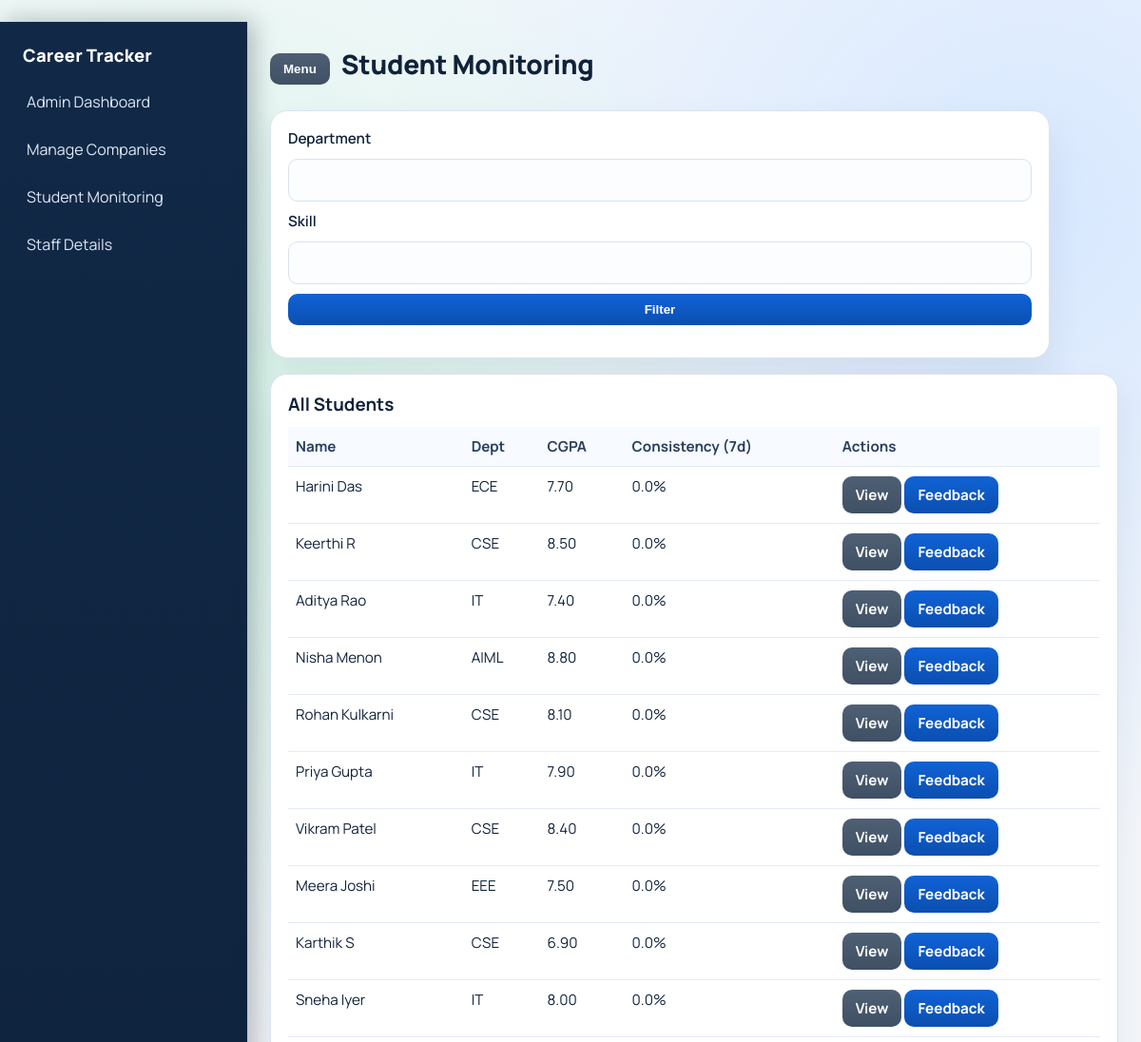
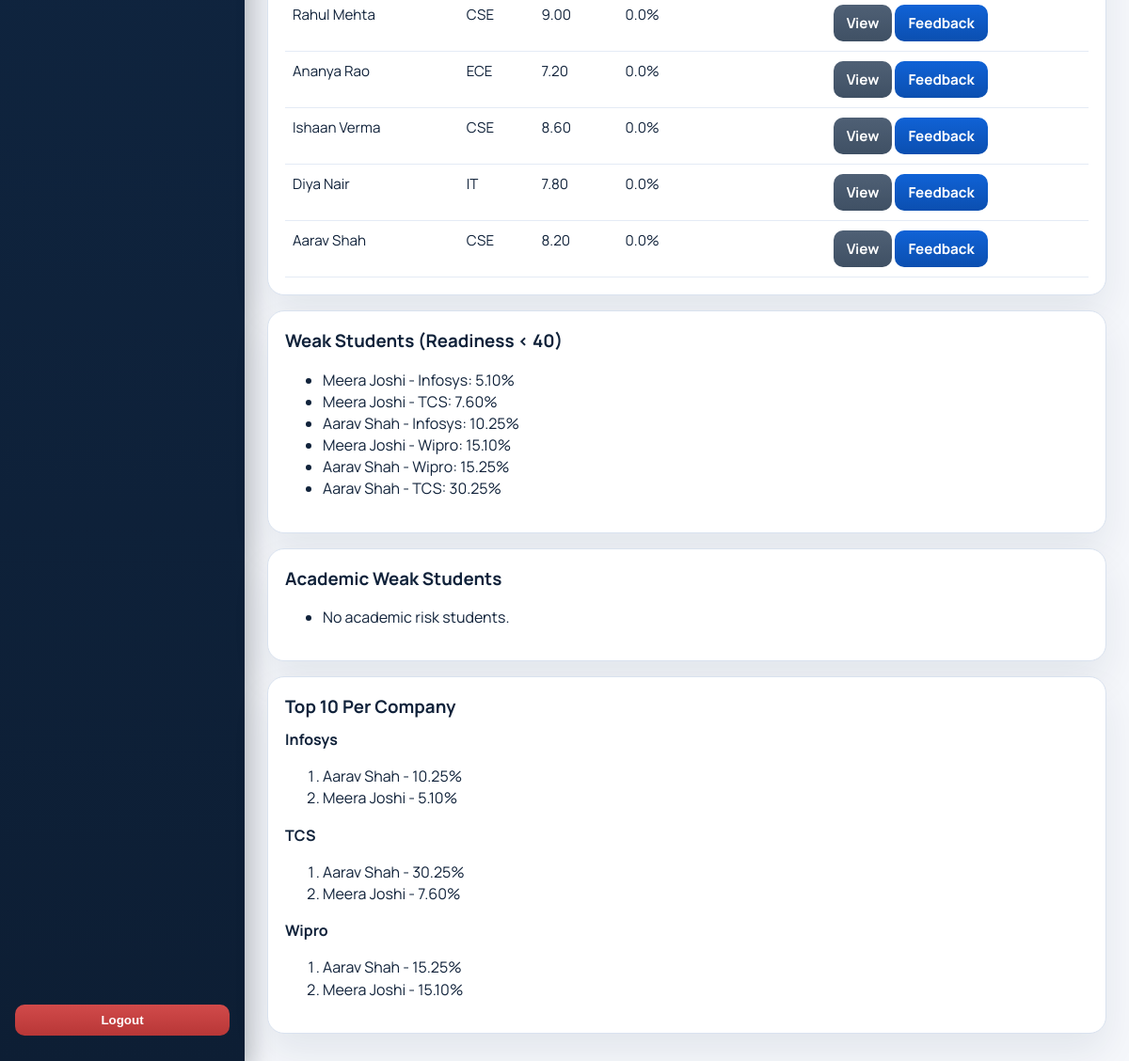
/admin/students (signed in), run on the app's committed database (2 pictures, top to bottom).
### models.py (models this page shows, shortened)
class Student(db.Model):
    __tablename__ = "students"
    id = db.Column(db.Integer, db.ForeignKey("users.id"), primary_key=True)
    full_name = db.Column(db.String(100))
    department = db.Column(db.String(50))
    cgpa = db.Column(db.Numeric(3, 2))
    skills = db.Column(db.Text)
    linkedin_url = db.Column(db.String(255))
    github_url = db.Column(db.String(255))
    resume_path = db.Column(db.String(255))
    profile_pic_path = db.Column(db.String(255))
    streak_current = db.Column(db.Integer, default=0, nullable=False)
    streak_longest = db.Column(db.Integer, default=0, nullable=False)
    last_logged_date = db.Column(db.Date)
    user = relationship("User", back_populates="student_profile")
    projects = relationship("Project", back_populates="student", cascade="all, delete-orphan")
    certificates = relationship("Certificate", back_populates="student", cascade="all, delete-orphan")
    logs = relationship("DailyLog", back_populates="student", cascade="all, delete-orphan")
    assessments = relationship("Assessment", back_populates="student", cascade="all, delete-orphan")
    readiness_scores = relationship("ReadinessScore", back_populates="student", cascade="all, delete-orphan")
    academic_profile = relationship("AcademicProfile", uselist=False, back_populates="student", cascade="all, delete-orphan")
    subject_records = relationship("StudentSubjectRecord", back_populates="student", cascade="all, delete-orphan")
    backlogs = relationship("AcademicBacklog", back_populates="student", cascade="all, delete-orphan")
    academic_events = relationship("AcademicEvent", back_populates="student", cascade="all, delete-orphan")
    academic_documents = relationship("AcademicDocument", back_populates="student", cascade="all, delete-orphan")

class Company(db.Model):
    __tablename__ = "companies"
    id = db.Column(db.Integer, primary_key=True)
    name = db.Column(db.String(100), nullable=False, index=True)
    drive_date = db.Column(db.Date, index=True)
    required_skills = db.Column(db.Text)
    eligibility_criteria = db.Column(db.Text)
    focus_topics = db.Column(db.Text)
    package_details = db.Column(db.String(255))
    logo_path = db.Column(db.String(255))
    created_by = db.Column(db.Integer, db.ForeignKey("mentors.id"))
    creator = relationship("Mentor", back_populates="companies")
    registrations = relationship("Registration", back_populates="company", cascade="all, delete-orphan")
    question_bank = relationship("QuestionBank", back_populates="company", cascade="all, delete-orphan")
    assessments = relationship("Assessment", back_populates="company")
    readiness_scores = relationship("ReadinessScore", back_populates="company")

class ReadinessScore(db.Model):
    __tablename__ = "readiness_scores"
    id = db.Column(db.Integer, primary_key=True)
    student_id = db.Column(db.Integer, db.ForeignKey("students.id"), nullable=False, index=True)
    company_id = db.Column(db.Integer, db.ForeignKey("companies.id"), nullable=False, index=True)
    score = db.Column(db.Numeric(5, 2), nullable=False)
    calculated_at = db.Column(db.DateTime, default=datetime.utcnow)
    __table_args__ = (
        UniqueConstraint("student_id", "company_id", name="uq_readiness_student_company"),
    )
    student = relationship("Student", back_populates="readiness_scores")
    company = relationship("Company", back_populates="readiness_scores")

### routes/mentor.py (the view, shortened to what this page needs)
@mentor_bp.route("/students")
@login_required
@mentor_required
def students():
    department = request.args.get("department", "").strip()
    skill = request.args.get("skill", "").strip()
    student_id = request.args.get("student_id", type=int)
    query = Student.query
    if department:
        query = query.filter(Student.department == department)
    if skill:
        query = query.filter(Student.skills.ilike(f"%{skill}%"))
    all_students = query.order_by(Student.id.desc()).all()
    consistency_map = {s.id: _consistency_percent(s.id, 7) for s in all_students}
    selected = Student.query.get(student_id) if student_id else None
    details = None
    weak_students = (
        db.session.query(Student, ReadinessScore)
        .join(ReadinessScore, ReadinessScore.student_id == Student.id)
        .filter(ReadinessScore.score < 40)
        .order_by(ReadinessScore.score.asc())
        .limit(20)
        .all()
    )
    weak_academic_students = (
        db.session.query(Student)
        .outerjoin(AcademicProfile, AcademicProfile.student_id == Student.id)
        .outerjoin(AcademicBacklog, AcademicBacklog.student_id == Student.id)
        .group_by(Student.id, AcademicProfile.current_sgpa)
        .having((func.coalesce(AcademicProfile.current_sgpa, 0) < 6.5) | (func.sum(case((AcademicBacklog.status == "Active", 1), else_=0)) > 0))
        .all()
    )
    companies_list = Company.query.order_by(Company.name.asc()).all()
    top_per_company = {}
    for company in companies_list:
        rows = (
            db.session.query(Student, ReadinessScore)
            .join(ReadinessScore, ReadinessScore.student_id == Student.id)
            .filter(ReadinessScore.company_id == company.id)
            .order_by(ReadinessScore.score.desc())
            .limit(10)
            .all()
        )
        top_per_company[company.id] = rows
    return render_template(
        "mentor/students.html",
        students=all_students,
        consistency_map=consistency_map,
        selected=selected,
        details=details,
        weak_students=weak_students,
        weak_academic_students=weak_academic_students,
        companies=companies_list,
        top_per_company=top_per_company,
        filters={"department": department, "skill": skill},
    )

### models.py (called while the page is built)
@login_manager.user_loader
def load_user(user_id):
    try:
        return User.query.get(int(user_id))
    except Exception:
        db.session.rollback()
        return None

### routes/__init__.py (called while the page is built)
def admin_required(view_func):
    @wraps(view_func)
    def wrapped(*args, **kwargs):
        if not current_user.is_authenticated:
            abort(401)
        if current_user.role != "admin":
            abort(403)
        return view_func(*args, **kwargs)
    return wrapped

### routes/mentor.py (called while the page is built)
def _consistency_percent(student_id, days=7):
    start_date = date.today() - timedelta(days=days - 1)
    logged_days = DailyLog.query.filter(
        DailyLog.student_id == student_id,
        DailyLog.log_date >= start_date,
        DailyLog.log_date <= date.today(),
    ).count()
    return round((logged_days / days) * 100, 2)

### templates/mentor/students.html (shortened to what this page needs)
﻿{% extends "base.html" %}
{% block page_title %}Student Monitoring{% endblock %}
{% block content %}
<section class="card form-card">
  <form method="get">
    <label>Department</label>
    <input type="text" name="department" value="{{ filters.department }}">
    <label>Skill</label>
    <input type="text" name="skill" value="{{ filters.skill }}">
    <button class="btn" type="submit">Filter</button>
  </form>
</section>
<section class="card">
  <h3>All Students</h3>
  <table class="table">
    <thead>
      <tr><th>Name</th><th>Dept</th><th>CGPA</th><th>Consistency (7d)</th><th>Actions</th></tr>
    </thead>
    <tbody>
      {% for s in students %}
      <tr>
        <td>{{ s.full_name or s.user.email }}</td>
        <td>{{ s.department or "-" }}</td>
        <td>{{ s.cgpa or "-" }}</td>
        <td>{{ consistency_map.get(s.id, 0) }}%</td>
        <td>
          <a class="btn btn-secondary" href="{{ url_for('mentor.students', student_id=s.id, department=filters.department, skill=filters.skill) }}">View</a>
          <a class="btn" href="{{ url_for('mentor.feedback', student_id=s.id) }}">Feedback</a>
        </td>
      </tr>
      {% else %}
      <tr><td colspan="5">No students found.</td></tr>
      {% endfor %}
    </tbody>
  </table>
</section>
<section class="card">
  <h3>Weak Students (Readiness &lt; 40)</h3>
  <ul>
    {% for s, r in weak_students %}
      <li>{{ s.full_name or s.user.email }} - {{ r.company.name }}: {{ r.score }}%</li>
    {% else %}
      <li>No weak students.</li>
    {% endfor %}
  </ul>
</section>
<section class="card">
  <h3>Academic Weak Students</h3>
  <ul>
    {% for s in weak_academic_students %}
      <li>{{ s.full_name or s.user.email }} - {{ s.department or "-" }}</li>
    {% else %}
      <li>No academic risk students.</li>
    {% endfor %}
  </ul>
</section>
<section class="card">
  <h3>Top 10 Per Company</h3>
  {% for c in companies %}
    <h4>{{ c.name }}</h4>
    <ol>
      {% for s, r in top_per_company[c.id] %}
        <li>{{ s.full_name or s.user.email }} - {{ r.score }}%</li>
      {% else %}
        <li>No data</li>
      {% endfor %}
    </ol>
  {% endfor %}
</section>
{% endblock %}

### static/css/style.css (style rules this page uses)
:root { --bg: #f5f7fb; --bg-accent: radial-gradient(circle at 15% 20%, #d6f5e8 0, transparent 32%), radial-gradient(circle at 90% 10%, #d7e8ff 0, transparent 30%); --card: #ffffff; --text: #10223a; --muted: #5e6e84; --primary: #1062d6; --primary-2: #0b4fb0; --danger: #c83d3d; --success: #1f8d54; --border: #d9e2ef; --shadow: 0 20px 40px rgba(16, 34, 58, 0.08); }
*, *::before, *::after { box-sizing: border-box; }
body { margin: 0; font-family: "Manrope", "Segoe UI", sans-serif; color: var(--text); background: var(--bg-accent), var(--bg); line-height: 1.45; }
h1, h2, h3, h4 { margin: 0 0 10px; }
.card { background: var(--card); border: 1px solid var(--border); border-radius: 18px; padding: 18px; margin-bottom: 16px; box-shadow: var(--shadow); }
.form-card { max-width: 820px; }
.form-card form { display: grid; gap: 10px; }
label { font-weight: 600; font-size: 0.95rem; }
input, textarea, select { width: 100%; padding: 10px 12px; border: 1px solid var(--border); border-radius: 10px; font: inherit; background: #fbfdff; }
.btn { background: linear-gradient(180deg, var(--primary) 0%, var(--primary-2) 100%); color: #fff; border: none; border-radius: 10px; padding: 9px 14px; cursor: pointer; text-decoration: none; display: inline-flex; align-items: center; justify-content: center; font-weight: 700; }
.btn-secondary { background: linear-gradient(180deg, #4f6075 0%, #3f5064 100%); }
.table { width: 100%; border-collapse: collapse; font-size: 0.95rem; }
.table th, .table td { border-bottom: 1px solid #e4ebf5; padding: 10px 8px; text-align: left; vertical-align: top; }
.table th { color: #2a3f5f; font-weight: 700; background: #f7faff; }

### data on the page
Student: full_name "Harini Das", department "ECE", cgpa "7.70", get "0.0"
Student: full_name "Keerthi R", department "CSE", cgpa "8.50", get "0.0"
Student: full_name "Aditya Rao", department "IT", cgpa "7.40", get "0.0"
Student: full_name "Nisha Menon", department "AIML", cgpa "8.80", get "0.0"
Student: full_name "Rohan Kulkarni", department "CSE", cgpa "8.10", get "0.0"
Student: full_name "Priya Gupta", department "IT", cgpa "7.90", get "0.0"
Student: full_name "Vikram Patel", department "CSE", cgpa "8.40", get "0.0"
Student: full_name "Meera Joshi", department "EEE", cgpa "7.50", get "0.0", company.name "Infosys", score "5.10", company.name "TCS", score "7.60", company.name "Wipro", score "15.10"
Student: full_name "Karthik S", department "CSE", cgpa "6.90", get "0.0"
Student: full_name "Sneha Iyer", department "IT", cgpa "8.00", get "0.0"
Student: full_name "Rahul Mehta", department "CSE", cgpa "9.00", get "0.0"
Student: full_name "Ananya Rao", department "ECE", cgpa "7.20", get "0.0"
Student: full_name "Ishaan Verma", department "CSE", cgpa "8.60", get "0.0"
Student: full_name "Diya Nair", department "IT", cgpa "7.80", get "0.0"
Student: full_name "Aarav Shah", department "CSE", cgpa "8.20", get "0.0", company.name "Infosys", score "10.25", company.name "Wipro", score "15.25", company.name "TCS", score "30.25"
Company: name "Infosys"
Company: name "TCS"
Company: name "Wipro"
